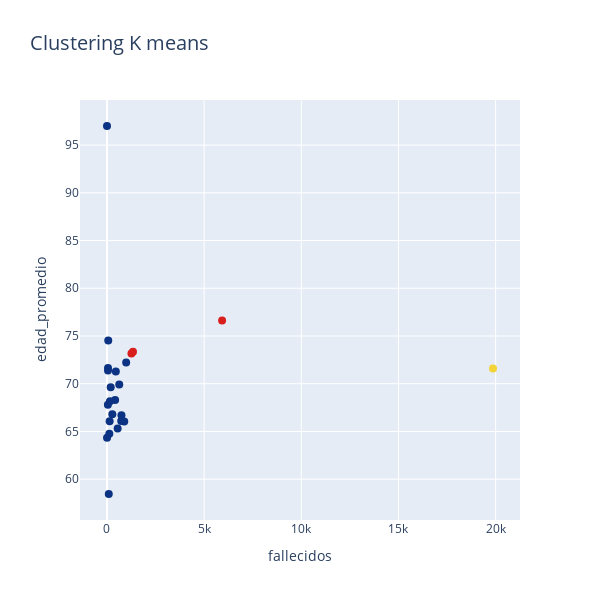

Write notebook code for a chart like this one.
### Code cell
data=[]

kmean_clusters = go.Scatter(x=dataset_km["fallecidos"], y=dataset_km["edad_promedio"],
                                mode='markers',
                                text= dataset_final.loc[:,'residencia_provincia_nombre'],
                                marker=dict(
                                size=8,
                                color = clusters.astype(np.float), #set color equal to a variable
                                colorscale='Portland',
                                showscale=False)
                           )

data=[kmean_clusters]

layout = go.Layout(title="Clustering K means",titlefont=dict(size=20),
                xaxis=dict(title="fallecidos"),
                yaxis=dict(title="edad_promedio"),
                autosize=False, width=600,height=600)

fig = go.Figure(data=data, layout=layout)

iplot(fig)

### Figure 1 — Plotly figure (JSON) as saved in the notebook; plotly's stock layout.template omitted (floating-point values rounded to 4 significant figures)
{"data": [{"marker": {"color": [1, 2, 0, 0, 0, 0, 2, 0, 0, 0, 0, 0, 0, 0, 0, 0, 0, 0, 0, 0, 2, 0, 0, 0], "colorscale": [[0, "rgb(12,51,131)"], [0.25, "rgb(10,136,186)"], [0.5, "rgb(242,211,56)"], [0.75, "rgb(242,143,56)"], [1, "rgb(217,30,30)"]], "showscale": false, "size": 8}, "mode": "markers", "text": ["Buenos Aires", "CABA", "Catamarca", "Chaco", "Chubut", "Corrientes", "Córdoba", "Entre Ríos", "Formosa", "Jujuy", "La Pampa", "La Rioja", "Mendoza", "Misiones", "Neuquén", "Río Negro", "Salta", "San Juan", "San Luis", "Santa Cruz", "Santa Fe", "Santiago del Estero", "Tierra del Fuego", "Tucumán"], "type": "scatter", "x": [19864, 5924, 1, 549, 192, 47, 1258, 456, 3, 745, 54, 276, 987, 92, 420, 631, 888, 65, 53, 154, 1338, 121, 137, 732], "y": [71.6, 76.64, 97, 65.32, 69.62, 67.79, 73.16, 71.29, 64.33, 66.7, 71.65, 66.81, 72.21, 58.45, 68.3, 69.92, 66.04, 74.52, 71.38, 68.17, 73.34, 64.77, 66.07, 66.09]}], "layout": {"autosize": false, "height": 600, "title": {"font": {"size": 20}, "text": "Clustering K means"}, "width": 600, "xaxis": {"title": {"text": "fallecidos"}}, "yaxis": {"title": {"text": "edad_promedio"}}}}
